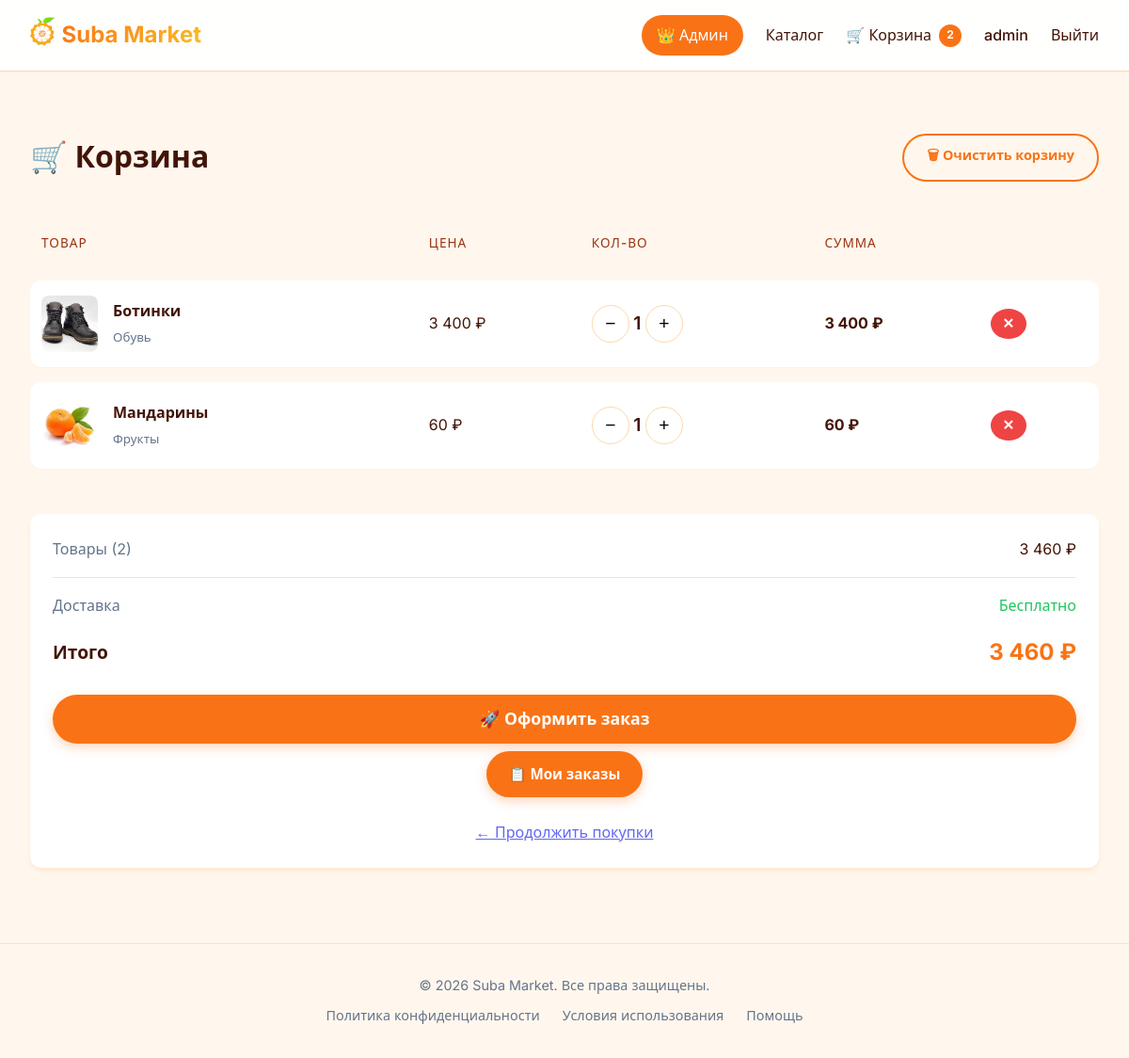
/cart (signed in), run on an earlier commit of the app's database.
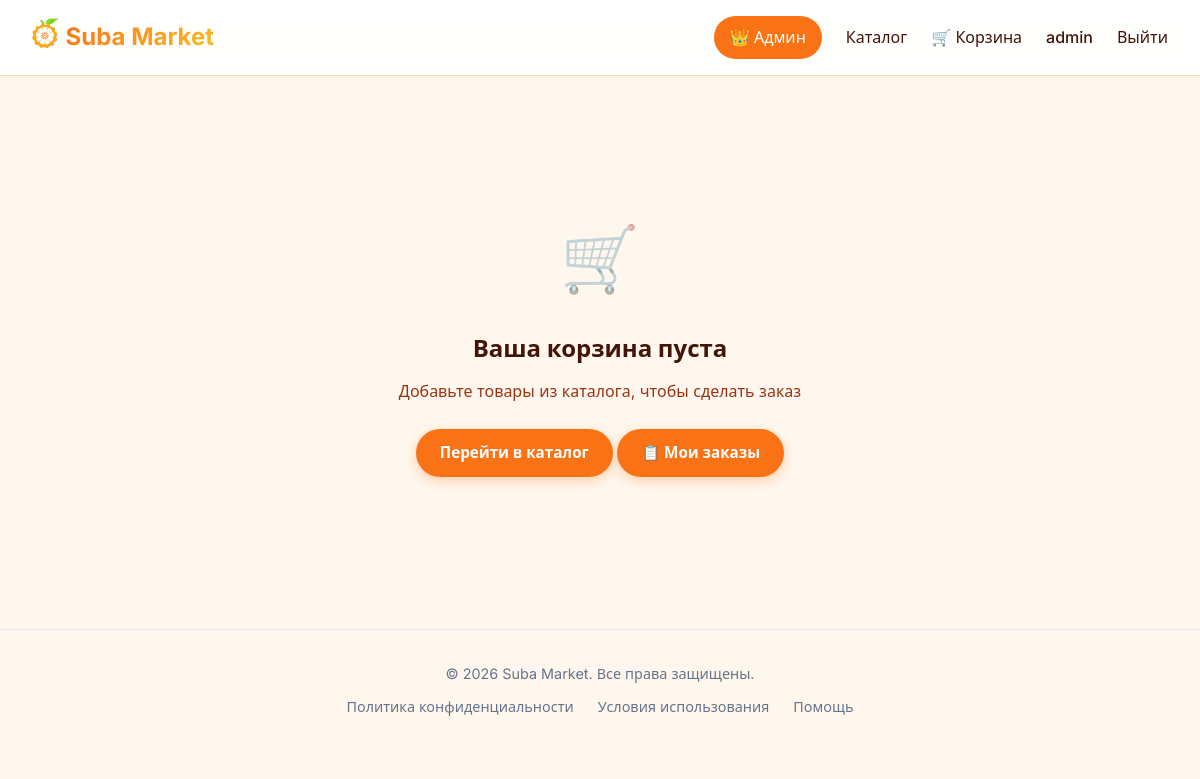
And on a later commit of the database.
### tables this page shows
CREATE TABLE user (
    id INTEGER PRIMARY KEY AUTOINCREMENT,
    email TEXT UNIQUE NOT NULL,
    password TEXT NOT NULL,
    flag_admin INTEGER(1) NOT NULL DEFAULT(0),
    flag_confirmed INTEGER(1) NOT NULL DEFAULT(0),
    created_at REAL NOT NULL DEFAULT 0
);

CREATE TABLE cart (
    id INTEGER PRIMARY KEY AUTOINCREMENT,
    user_id INTEGER NOT NULL,
    product_id INTEGER NOT NULL,
    quantity INTEGER NOT NULL,
    FOREIGN KEY (product_id) REFERENCES product(id),
    FOREIGN KEY (user_id) REFERENCES user (id)
);

CREATE TABLE product(
    id INTEGER PRIMARY KEY AUTOINCREMENT,
    title TEXT UNIQUE NOT NULL,
    description TEXT,
    price INTEGER NOT NULL,
    discount integer,
    category TEXT NOT NULL,
    image TEXT
);

### app/cart.py (the view)
@bp.route('/cart')
@login_required
def cart():
    db = get_db()
    cart_items = db.execute(
        'SELECT c.id AS item_id,c.product_id, p.title, p.price*(1-p.discount/100.0) AS price, c.quantity, p.category, p.image'
        ' FROM cart c'
        ' JOIN product p ON p.id = c.product_id'
        ' WHERE c.user_id=?', (g.user['id'],)
    ).fetchall()
    total = sum(item['price'] * item['quantity'] for item in cart_items)
    cart_count = len(cart_items)
    return render_template('cart/cart.html', cart_items=cart_items, total=total, cart_count=cart_count)

### app/auth.py (called while the page is built)
def login_required(view):
    @functools.wraps(view)
    def wrapped_view(**kwargs):
        if g.user is None:
            return redirect(url_for('auth.auth'))
        return view(**kwargs)
    return wrapped_view

@bp.before_app_request
def load_logged_in_user():
    user_id = session.get('user_id')
    if user_id is None:
        g.user = None
    else:
        g.user = get_db().execute(
            'SELECT * FROM user WHERE id = ?', (user_id,)
        ).fetchone()

### app/db.py (called while the page is built)
def get_db():
    if 'db' not in g:
        g.db = sqlite3.connect(
            current_app.config['DATABASE'],
            detect_types=sqlite3.PARSE_DECLTYPES
        )
        g.db.row_factory = sqlite3.Row
    return g.db

### app/templates/cart/cart.html (shortened to what this page needs)
{% extends "base.html" %}
{% block content %}
<main class="container" style="margin-top:2rem;">
  {% if cart_items %}
    <div style="display:flex; justify-content:space-between; align-items:center; margin-bottom:1.5rem;">
      <h1>🛒 Корзина</h1>
      <form method="POST" action="{{ url_for('cart.clear') }}">
        <button type="submit" class="btn btn-outline" style="font-size:0.9rem;" onclick="return confirm('Очистить корзину?')">🗑 Очистить корзину</button>
      </form>
    </div>
    <table class="cart-table">
      <thead>
        <tr>
          <th>Товар</th>
          <th>Цена</th>
          <th>Кол-во</th>
          <th>Сумма</th>
          <th></th>
        </tr>
      </thead>
      <tbody>
        {% for item in cart_items %}
        <tr id="cart-row-{{ item.item_id }}">
          <td>
            <div style="display:flex; align-items:center; gap:1rem;">
              {% if item.image %}
                <img src="{{ item.image }}" alt="{{ item.title }}" class="cart-item-image">
              {% else %}
                <img src="https://via.placeholder.com/60?text=Нет" alt="{{ item.title }}" class="cart-item-image">
              {% endif %}
              <div>
                <strong>
                  <a href="{{ url_for('catalogue.product', product_id=item.product_id) }}"
                     style="color:inherit; text-decoration:none;">
                    {{ item.title }}
                  </a>
                </strong>
                <br><small style="color:#64748b;">{{ item.category }}</small>
              </div>
            </div>
          </td>
          <td class="item-price">{{ "{:,.0f}".format(item.price).replace(",", " ") }} ₽</td>
          <td>
            <div class="quantity-selector" style="margin:0;">
              <button type="button" onclick="changeQty(this, -1, {{ item.item_id }}, {{ item.price }})">−</button>
              <span class="qty-display" id="qty-{{ item.item_id }}">{{ item.quantity }}</span>
              <button type="button" onclick="changeQty(this, 1, {{ item.item_id }}, {{ item.price }})">+</button>
            </div>
          </td>
          <td class="item-total" id="total-{{ item.item_id }}">
            <strong>{{ "{:,.0f}".format(item.price * item.quantity).replace(",", " ") }} ₽</strong>
          </td>
          <td>
            <button id="btn-del-{{ item.item_id }}" onclick="delFromCart({{ item.item_id }})" class="btn btn-danger" style="padding:0.4rem 0.8rem; border-radius:50%;"
                    title="Удалить">✕</button>
          </td>
        </tr>
        {% endfor %}
      </tbody>
    </table>
    <div class="cart-summary" style="text-align:center">
      <div style="display:flex; justify-content:space-between; align-items:center; margin-bottom:1rem; padding-bottom:1rem; border-bottom:1px solid #e2e8f0;">
        <span style="color:#64748b;">Товары ({{ cart_items|length }})</span>
        <span id="subtotal">{{ "{:,.0f}".format(total).replace(",", " ") }} ₽</span>
      </div>
      <div style="display:flex; justify-content:space-between; align-items:center; margin-bottom:1rem;">
        <span style="color:#64748b;">Доставка</span>
        <span style="color:#22c55e;">Бесплатно</span>
      </div>
      <div style="display:flex; justify-content:space-between; align-items:center; margin-bottom:1.5rem;">
        <span style="font-size:1.2rem; font-weight:600;">Итого</span>
        <span class="total" id="grand-total">{{ "{:,.0f}".format(total).replace(",", " ") }} ₽</span>
      </div>
      <a href="{{ url_for('cart.checkout') }}" class="btn btn-primary" style="width:100%; font-size:1.1rem;">
        🚀 Оформить заказ
      </a>
      <a href="{{ url_for('cart.orders') }}" class="btn btn-primary">
        📋 Мои заказы
      </a>
      <a href="{{ url_for('catalogue.catalogue') }}" style="display:block; text-align:center; margin-top:1rem; color:#6366f1;">
        ← Продолжить покупки
      </a>
    </div>
  {% else %}
    <div class="empty-state">
      <div class="icon">🛒</div>
      <h2>Ваша корзина пуста</h2>
      <p>Добавьте товары из каталога, чтобы сделать заказ</p>
      <a href="{{ url_for('catalogue.catalogue') }}" class="btn btn-primary">
        Перейти в каталог
      </a>
      <a href="{{ url_for('cart.orders') }}" class="btn btn-primary">
        📋 Мои заказы
      </a>
    </div>
  {% endif %}
</main>
{% endblock %}

### app/templates/base.html (shortened to what this page needs)
<!DOCTYPE html>
<html lang="ru">
<head>
  <link rel="stylesheet" href="{{ url_for('static', filename='css/styles.css') }}">
</head>
<body>
  <header>
    <div class="logo">
      <a href="{{ url_for('catalogue.catalogue') }}">
        <img src="{{url_for('static', filename='favicon.png')}}" width="25.5" height="30" alt="">
        <span>Suba Market</span>
      </a>
    </div>
    <nav>
      {% if g.user and g.user['flag_admin']==1%}
      <a href="{{ url_for('admin.admin') }}" style="background:#f97316; color:white; padding:0.5rem 1rem; border-radius:100px;">👑 Админ</a>
      {%endif%}
      <a href="{{ url_for('catalogue.catalogue') }}">Каталог</a>
      <a href="{{ url_for('cart.cart') }}" class="cart-icon">
        🛒 Корзина
        {% if cart_count and cart_count > 0 %}
          <span class="cart-count">{{ cart_count }}</span>
        {% endif %}
      </a>
      {% if g.user %}
        <a href="{{ url_for('auth.profile') }}">{{ g.user['email'] }}</a>
        <a href="{{url_for('auth.logout')}}">Выйти</a>
      {% else %}
        <a href="{{ url_for('auth.auth') }}">Войти</a>
      {% endif %}
    </nav>
  </header>
  {% block content %}{% endblock %}
  {% block footer %}
  <footer style="text-align:center; padding:2rem; color:#64748b; font-size:0.9rem; margin-top:3rem; border-top:1px solid #e2e8f0;">
    <p>© 2026 Suba Market. Все права защищены.</p>
    <div style="display:flex; justify-content:center; gap:1.5rem; margin-top:0.5rem;">
      <a href="#" style="color:#64748b; text-decoration:none;">Политика конфиденциальности</a>
      <a href="#" style="color:#64748b; text-decoration:none;">Условия использования</a>
      <a href="#" style="color:#64748b; text-decoration:none;">Помощь</a>
    </div>
  </footer>
  {% endblock %}
</body>
</html>

### app/static/css/styles.css (style rules this page uses)
:root { --primary: #f97316; --primary-hover: #ea580c; --primary-light: #fff7ed; --secondary: #fbbf24; --bg: #fff7ed; --card-bg: #ffffff; --text: #431407; --text-light: #9a3412; --border: #fed7aa; --radius: 12px; --shadow-sm: 0 1px 2px rgba(249,115,22,0.05); --shadow: 0 4px 6px -1px rgba(249,115,22,0.1), 0 2px 4px -2px rgba(249,115,22,0.1); --shadow-lg: 0 10px 15px -3px rgba(249,115,22,0.1), 0 4px 6px -4px rgba(249,115,22,0.1); --transition: all 0.3s cubic-bezier(0.4, 0, 0.2, 1); }
* { margin: 0; padding: 0; box-sizing: border-box; }
body { font-family: 'Inter', system-ui, sans-serif; background: var(--bg); color: var(--text); line-height: 1.7; -webkit-font-smoothing: antialiased; }
header { background: rgba(255,255,255,0.95); backdrop-filter: blur(10px); border-bottom: 1px solid var(--border); padding: 1rem 2rem; display: flex; justify-content: space-between; align-items: center; position: sticky; top: 0; z-index: 100; box-shadow: var(--shadow-sm); }
.logo a { font-size: 1.5rem; font-weight: 700; text-decoration: none; display: flex; align-items: center; gap: 8px; }
.logo a img { transform: translateY(-5px); }
.logo a span { background: linear-gradient(135deg, #f97316, #fbbf24); -webkit-background-clip: text; -webkit-text-fill-color: transparent; background-clip: text; }
nav { display: flex; align-items: center; gap: 1.5rem; }
nav a { text-decoration: none; color: var(--text); font-weight: 500; transition: var(--transition); position: relative; }
nav a::after { content: ''; position: absolute; bottom: -4px; left: 0; width: 0; height: 2px; background: var(--primary); transition: var(--transition); }
.cart-icon { display: flex; align-items: center; gap: 0.5rem; }
.container { max-width: 1200px; margin: 0 auto; padding: 2rem; }
.btn { display: inline-block; padding: 0.7rem 1.5rem; border: none; border-radius: 100px; cursor: pointer; font-weight: 600; font-family: inherit; font-size: 0.95rem; text-decoration: none; text-align: center; transition: var(--transition); position: relative; overflow: hidden; }
.btn-primary { background: var(--primary); color: white; box-shadow: 0 4px 12px rgba(249,115,22,0.3); }
.empty-state { text-align: center; padding: 4rem 2rem; }
.empty-state .icon { font-size: 4rem; margin-bottom: 1rem; opacity: 0.5; }
.empty-state h2 { font-size: 1.5rem; margin-bottom: 0.5rem; }
.empty-state p { color: var(--text-light); margin-bottom: 1.5rem; }

What changed in the data, as far as the page shows it:
removed cart: image (picture), title "Ботинки", category "Обувь", price "3 400", quantity "1", quantity "3 400"
removed cart: image (picture), title "Мандарины", category "Фрукты", price "60", quantity "1", quantity "60"
Also different on the page:
{{ cart_count }}: "2" → (not shown)
{{ cart_items|length }}: "2" → (not shown)
{{ "{:,.0f}".format(total).replace(",", " ") }}: "3 460" → (not shown)
text no longer shown: "🛒 Корзина 🗑 Очистить корзину ТОВАР ЦЕНА КОЛ-ВО СУММА Товары ( ) ₽ Доставка Бесплатно Итого ₽ 🚀 Оформить заказ ← Продолжить покупки"
text now shown: "🛒 Ваша корзина пуста Добавьте товары из каталога, чтобы сделать заказ Перейти в каталог"
